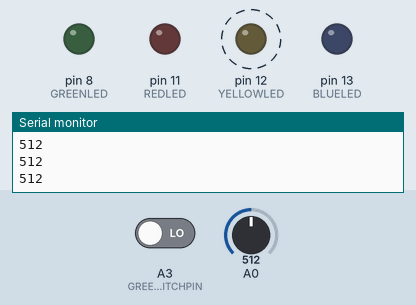
Recording of a sketch running on a simulated Arduino Uno, built with avr-gcc and run on an emulated ATmega328P. Parts: output pins drawn as LEDs (lit = HIGH), the last lines printed to the serial monitor. Dashed ring = blinking. The inputs (shaded band) are chosen by the test bench; at power-on: A0 = 512, A3 (GREENSWITCHPIN) LOW.

Above: at 1.2 s.
1.3 s: A0 set to 590
At 1.3 s:
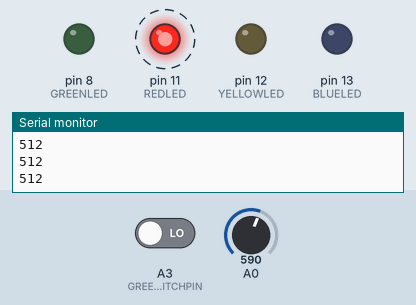
At 2.1 s:
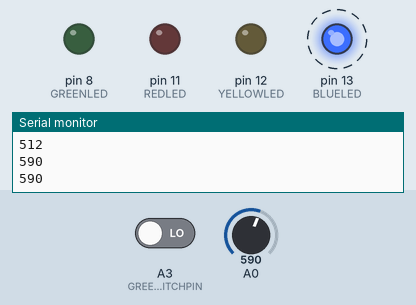
4.3 s: A0 set to 611
Timing chart, 0 to 7.3 s (numbered marks = the images above; inputs shaded):
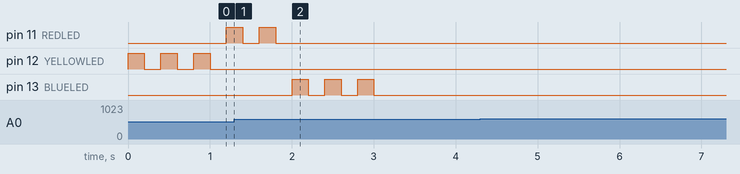

Measured:
- by itself, pin 12 (YELLOWLED): alternates HIGH for 0.20 s and LOW for 0.20 s
- by itself, pin 13 (BLUELED): alternates HIGH for 0.20 s and LOW for 0.20 s, 6 changes in all, then stays LOW

The sketch:

2nd_assignment.ino
```cpp
const int GREENLED = 8;
const int REDLED = 11;
const int YELLOWLED = 12;
const int BLUELED = 13;
const int GREENSWITCHPIN = A3;
int counter = 0;
int pressCnt = 0;
boolean Yellow = false;
boolean Red = false;
boolean Blue = false;


int brightness = 0;
int ldrbrightness1 = 800;
int ldrbrightness2 = 700;
int ldrbrightness3 = 600;
void setup() {
  // put your setup code here, to run once:
  pinMode(GREENLED, OUTPUT);
  pinMode(REDLED, OUTPUT);
  pinMode(YELLOWLED, OUTPUT);
  pinMode(BLUELED, OUTPUT);
  Serial.begin(9600);
}

void loop() {
  brightness = analogRead(A0);
  int switchPositionG = digitalRead(A3);
  Serial.println(brightness);

  //Yellow LED:
  if ((brightness < ldrbrightness1) && (counter <= 2)) {
    digitalWrite(YELLOWLED, HIGH);
    delay(200);
    digitalWrite(YELLOWLED, LOW);
    delay(200);
    counter++;
  }
  else if ((brightness < ldrbrightness2) && (counter <= 4)) {
    digitalWrite(YELLOWLED, LOW);
    digitalWrite(REDLED, HIGH);
    delay(200);
    digitalWrite(REDLED, LOW);
    delay(200);
    counter++;
  }
  else if ((brightness < ldrbrightness3) && (counter <= 7)) {
    digitalWrite(REDLED, LOW);
    digitalWrite(BLUELED, HIGH);
    delay(200);
    digitalWrite(BLUELED, LOW);
    delay(200);
    counter++;
  }

  // switch:
  if (switchPositionG == HIGH) {
    pressCnt++;
    digitalWrite(8, !(pressCnt % 8));
    delay(200);
    digitalWrite(11, !(pressCnt % 8));
    delay(100);
    digitalWrite(11, LOW);
    delay(100);
    digitalWrite(12, !(pressCnt % 8));
    delay(100);
    digitalWrite(12, LOW);
    delay(100);
    digitalWrite(13, !(pressCnt % 8));
    delay(100);
    digitalWrite(13, LOW);
    delay(100);
  }
  else {
    digitalWrite(8, LOW);
  }
}
```
